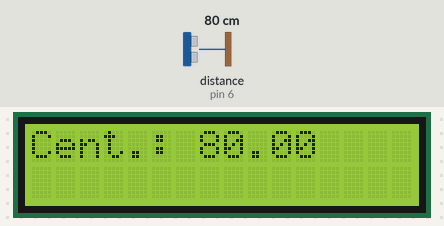
Simulated run of this sketch. Board: Arduino Uno, built with avr-gcc and run on an emulated ATmega328P. Shown: 16×2 character LCD. The test bench sets the inputs (shaded band); at power-on: distance to the obstacle (sensor on pin 6) 80 cm. What the sketch prints to the serial monitor is not drawn.

Above: at 1.2 s.
1.3 s: distance to the obstacle (sensor on pin 6) set to 2 cm
At 2.5 s:
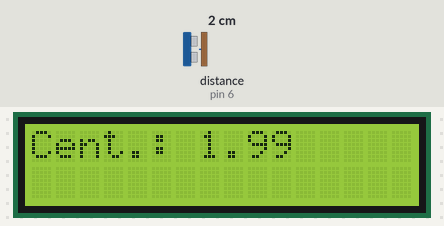
2.8 s: distance to the obstacle (sensor on pin 6) set to 18 cm
At 4.0 s:
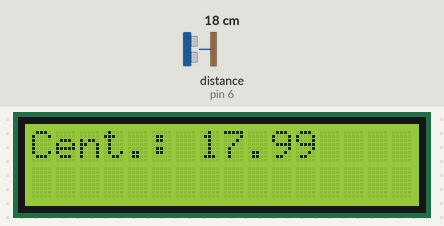
4.3 s: distance to the obstacle (sensor on pin 6) set to 4 cm
At 5.5 s:
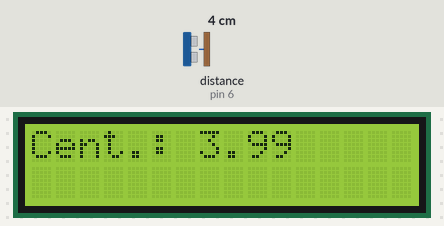
5.8 s: distance to the obstacle (sensor on pin 6) set to 35 cm
At 7.3 s:
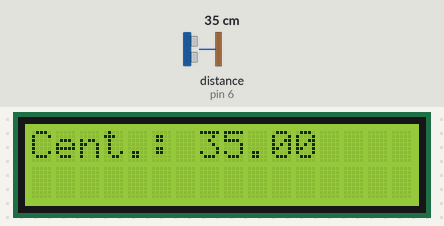
Timing chart, 0 to 8.3 s (numbered marks = the images above; inputs shaded):
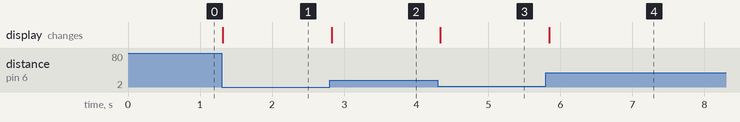

Measured:
- after the input at 1.3 s, the display: changes at once (image 1)
- after the input at 2.8 s, the display: changes at once (image 2)
- after the input at 4.3 s, the display: changes at once (image 3)
- after the input at 5.8 s, the display: changes after 0.05 s (image 4)

The sketch:

2_MedidorDistancia.ino
```cpp
/*
   Experimento 3.2 - MedidorDistancia

   Calcula a distancia de um objeto usando o sensor ultrasonico e mostra o resultado em um display lcd.

   Esse codigo utiliza a biblioteca Ultrasonic.h disponivel em https://github.com/filipeflop/Ultrasonic
*/

#include <LiquidCrystal.h>
#include <Ultrasonic.h>

//Cria um objeto do tipo LiquidCrystal e determina os pinos ligados ao LCD
LiquidCrystal lcd(12, 11, 5, 4, 3, 2);
//Cria um objeto do tipo Ultrasonic e determina os pinos ligados ao sensor ultrasonico
Ultrasonic ultrasonic(7, 6);

//Declara variaveis usadas no codigo
long microsec = 0;
float distanciaCM = 0;

// A função setup roda apenas uma vez, quando o botão reset é pressionado ou quando a placa é ligada.
void setup() {
  // Inicia a comunicação serial utilizando a velocidade de 9600bps.
  Serial.begin(9600);
  lcd.begin(16, 2);
  lcd.clear();
}

// A função loop roda repetidamente
void loop() {
  // ultrasonic.timing() retorna o tempo em microsegundos que a onda sonora leva para atingit o objeto e retornal ao sensor.
  microsec = ultrasonic.timing();

  // ultrasonic.convert() recebe o tempo em microsegundos e retorna um valor correspondente em cm.
  distanciaCM = ultrasonic.convert(microsec, Ultrasonic::CM);

  // imprime resultados no lcd e na saida serial
  lcd.setCursor(0,0);
  lcd.print("Cent.: ");
  lcd.print("        ");
  lcd.setCursor(7,0);
  lcd.print(distanciaCM);

  Serial.print("Cent.: ");
  Serial.print(distanciaCM);

}
```
